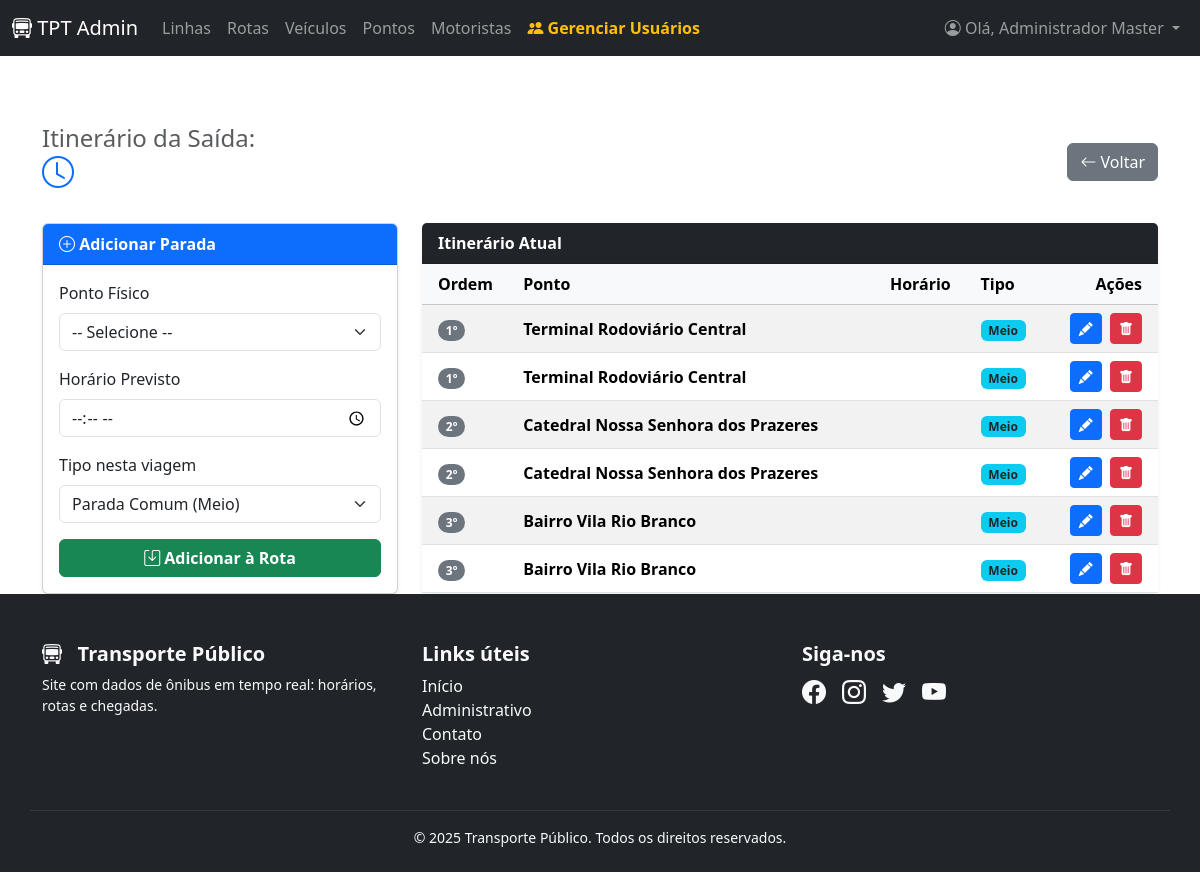
Page /admin/rotas_pontos.php (signed in) on the committed database.
### tables this page shows
CREATE TABLE tbrotas (
    id_rota INT PRIMARY KEY AUTO_INCREMENT,
    id_linha INT NOT NULL,    
    id_horario INT NOT NULL,  
    id_ponto INT NOT NULL,    
    ordem INT NOT NULL,       
    
    horario_previsto TIME DEFAULT NULL,  
    tipo_ponto VARCHAR(20) DEFAULT 'meio',  

     
    FOREIGN KEY (id_linha) REFERENCES tblinhas(id_linha) ON DELETE CASCADE,
    FOREIGN KEY (id_horario) REFERENCES tbhorario_programados(id_horario) ON DELETE CASCADE,
    FOREIGN KEY (id_ponto) REFERENCES tbpontos(id_ponto) ON DELETE CASCADE
);

CREATE TABLE tbpontos (
    id_ponto INT PRIMARY KEY AUTO_INCREMENT,
    nome VARCHAR(100) NOT NULL,
    latitude DECIMAL(10,6) NOT NULL,
    longitude DECIMAL(10,6) NOT NULL
);

### admin/rotas_pontos.php (the view, shortened to what this page needs)
<?php
include("../connections/db_connect.php");
$id_horario = $_GET['id_horario'];
$id_linha   = $_GET['id_linha'];
mysqli_select_db($conn, "TransportePublico_ti19");
$info_horario = $conn->query("SELECT * FROM tbhorario_programados WHERE id_horario = '$id_horario'")->fetch_assoc();
$pontos_rota = $conn->query("
    SELECT R.*, P.nome, R.tipo_ponto as tipo_rota
    FROM tbrotas R
    JOIN tbpontos P ON R.id_ponto = P.id_ponto
    WHERE R.id_horario = '$id_horario'
    ORDER BY R.ordem ASC
");
include '../admin/header.php';
?>
<div class="container mt-5">
    <div class="d-flex justify-content-between align-items-center mb-4">
        <div>
            <h4 class="text-muted mb-0">Itinerário da Saída:</h4>
            <h2 class="text-primary fw-bold">
                <i class="bi bi-clock"></i> <?php echo substr($info_horario['horario_partida'], 0, 5); ?>
            </h2>
        </div>
        <a href="rotas_gerenciar.php?id_linha=<?php echo $id_linha; ?>" class="btn btn-secondary">
            <i class="bi bi-arrow-left"></i> Voltar
        </a>
    </div>
    <div class="row">
        <div class="col-md-4">
            <div class="card shadow-sm sticky-top" style="top: 20px;">
                <div class="card-header bg-primary text-white fw-bold">
                    <i class="bi bi-plus-circle"></i> Adicionar Parada
                </div>
                <div class="card-body">
                    <form method="post">
                        <div class="mb-3">
                            <label class="form-label">Ponto Físico</label>
                            <select name="id_ponto" class="form-select select2" required>
                                <option value="">-- Selecione --</option>
                            </select>
                        </div>
                        <div class="mb-3">
                            <label class="form-label">Horário Previsto</label>
                            <input type="time" name="horario_previsto" class="form-control" required value="<?php echo $info_horario['horario_partida']; ?>">
                        </div>
                        <div class="mb-3">
                            <label class="form-label">Tipo nesta viagem</label>
                            <select name="tipo_ponto" class="form-select">
                                <option value="meio" selected>Parada Comum (Meio)</option>
                            </select>
                        </div>
                        <button type="submit" class="btn btn-success w-100 fw-bold">
                            <i class="bi bi-save"></i> Adicionar à Rota
                        </button>
                    </form>
                </div>
            </div>
        </div>
        <div class="col-md-8">
            <div class="card shadow-sm border-0">
                <div class="card-header bg-dark text-white fw-bold">
                    Itinerário Atual
                </div>
                <div class="card-body p-0">
                    <div class="table-responsive">
                        <table class="table table-hover table-striped mb-0 align-middle">
                            <thead class="table-light">
                                <tr>
                                    <th class="ps-3">Ordem</th>
                                    <th>Ponto</th>
                                    <th>Horário</th>
                                    <th>Tipo</th>
                                    <th class="text-end pe-3">Ações</th>
                                </tr>
                            </thead>
                            <tbody>
                                <?php if($pontos_rota->num_rows > 0): ?>
                                    <?php while($rota = $pontos_rota->fetch_assoc()): ?>
                                        <tr>
                                            <td class="ps-3"><span class="badge bg-secondary rounded-pill"><?php echo $rota['ordem']; ?>º</span></td>
                                            <td class="fw-bold"><?php echo $rota['nome']; ?></td>
                                            <td><?php echo substr($rota['horario_previsto'], 0, 5); ?></td>
                                            <td>
                                                <?php
                                                if($rota['tipo_rota'] == 'inicio') echo '<span class="badge bg-success">Início</span>';
                                                elseif($rota['tipo_rota'] == 'fim') echo '<span class="badge bg-danger">Fim</span>';
                                                else echo '<span class="badge bg-info text-dark">Meio</span>';
                                                ?>
                                            </td>
                                            <td class="text-end pe-3">
                                                <button class="btn btn-primary btn-sm rounded-1 btn-editar"
                                                        data-bs-toggle="modal"
                                                        data-bs-target="#modalEditar"
                                                        data-id="<?php echo $rota['id_rota']; ?>"
                                                        data-nome="<?php echo $rota['nome']; ?>"
                                                        data-horario="<?php echo $rota['horario_previsto']; ?>"
                                                        data-tipo="<?php echo $rota['tipo_rota']; ?>">
                                                    <i class="bi bi-pencil-fill"></i>
                                                </button>
                                                <button class="btn btn-danger btn-sm rounded-1 ms-1"
                                                        data-bs-toggle="modal"
                                                        data-bs-target="#modalExcluir"
                                                        data-nome="<?php echo $rota['nome']; ?>"
                                                        data-url="?id_horario=<?php echo $id_horario; ?>&id_linha=<?php echo $id_linha; ?>&del_rota=<?php echo $rota['id_rota']; ?>">
                                                    <i class="bi bi-trash-fill"></i>
                                                </button>
                                            </td>
                                        </tr>
                                    <?php endwhile; ?>
                                <?php endif; ?>
                            </tbody>
                        </table>
                    </div>
                </div>
            </div>
        </div>
    </div>
</div>
<?php include '../admin/footer.php'; ?>

### admin/header.php (shortened to what this page needs)
<!DOCTYPE html>
<html lang="pt-br">
<head>
    <link rel="stylesheet" href="../css/bootstrap.css">
    <link rel="stylesheet" href="../css/bootstrap-icons.css">
    <link rel="stylesheet" href="../css/meu_estilo.css">
    <link rel="stylesheet" href="../css/fonts.css">
</head>
<body>
<nav class="navbar navbar-expand-lg navbar-dark bg-dark sticky-top">
  <div class="container-fluid">
    <a class="navbar-brand" href="adm_options.php">
        <i class="bi bi-bus-front"></i> TPT Admin
    </a>
    <div class="collapse navbar-collapse" id="navbarNav">
      <ul class="navbar-nav me-auto mb-2 mb-lg-0">
        <li class="nav-item">
          <a class="nav-link" href="linhas.php">Linhas</a>
        </li>
        <li class="nav-item">
            <a class="nav-link" href="rotas_lista.php">Rotas</a>
        </li>
        <li class="nav-item">
          <a class="nav-link" href="veiculos_lista.php">Veículos</a>
        </li>
        <li class="nav-item">
          <a class="nav-link" href="pontos_lista.php">Pontos</a>
        </li>
        <li class="nav-item">
          <a class="nav-link" href="motoristas_lista.php">Motoristas</a>
        </li>
        <?php if (isset($_SESSION['nivel_usuario']) && $_SESSION['nivel_usuario'] === 'admin'): ?>
        <li class="nav-item">
            <a class="nav-link text-warning fw-bold" href="usuarios_lista.php">
                <i class="bi bi-people-fill"></i> Gerenciar Usuários
            </a>
        </li>
        <?php endif; ?>
      </ul>
      <ul class="navbar-nav">
          <li class="nav-item dropdown">
              <a class="nav-link dropdown-toggle" href="#" id="navbarDropdown" role="button" data-bs-toggle="dropdown" aria-expanded="false">
                 <i class="bi bi-person-circle"></i> Olá, <?php echo $_SESSION['nome_usuario'] ?? 'Visitante'; ?>
              </a>
          </li>
      </ul>
    </div>
  </div>
</nav>
<main class="container" style="padding-top: 20px;">
    </main>
</body>
</html>

### admin/footer.php (shortened to what this page needs)
<!DOCTYPE html>
<html lang="pt-br">
<head>
    <link rel="stylesheet" href="../css/meu_estilo.css">
    <link rel="stylesheet" href="../css/fonts.css">
    <link rel="stylesheet" href="../css/bootstrap.css">
    <link rel="stylesheet" href="../css/bootstrap-icons.css">
</head>
<body>
    <footer class="bg-dark text-light pt-5 pb-4">
        <div class="container">
            <div class="row">
            <div class="col-md-4 mb-4">
                <h5 class="fw-bold"><strong class="bi bi-bus-front"></strong>&nbsp;&nbsp;&nbsp;Transporte Público</h5>
                <p class="small">
                Site com dados de ônibus em tempo real: horários, rotas e chegadas.
                </p>
            </div>
            <div class="col-md-4 mb-4">
                <h5 class="fw-bold">Links úteis</h5>
                <ul class="list-unstyled">
                <li><a href="#" class="text-light text-decoration-none">Início</a></li>
                <li><a href="#" class="text-light text-decoration-none">Administrativo</a></li>
                <li><a href="#" class="text-light text-decoration-none">Contato</a></li>
                <li><a href="#" class="text-light text-decoration-none">Sobre nós</a></li>
                </ul>
            </div>
            <div class="col-md-4 mb-4">
                <h5 class="fw-bold">Siga-nos</h5>
                <div class="d-flex gap-3">
                <a href="#" class="text-light fs-4"><i class="bi bi-facebook"></i></a>
                <a href="#" class="text-light fs-4"><i class="bi bi-instagram"></i></a>
                <a href="#" class="text-light fs-4"><i class="bi bi-twitter"></i></a>
                <a href="#" class="text-light fs-4"><i class="bi bi-youtube"></i></a>
                </div>
            </div>
            <hr class="border-secondary">
            <div class="text-center small">
            © 2025 Transporte Público. Todos os direitos reservados.
            </div>
        </div>
    </footer>
</body>
</html>

### css/meu_estilo.css (style rules this page uses)
body { background-color: #f4f7f6; font-family: 'Segoe UI', Tahoma, Geneva, Verdana, sans-serif; }
footer { margin-top: auto; }

### rows in the picture
tbrotas: ordem "1", id_ponto.nome "Terminal Rodoviário Central", tipo_ponto "Meio"
tbrotas: ordem "1", id_ponto.nome "Terminal Rodoviário Central", tipo_ponto "Meio"
tbrotas: ordem "2", id_ponto.nome "Catedral Nossa Senhora dos Prazeres", tipo_ponto "Meio"
tbrotas: ordem "2", id_ponto.nome "Catedral Nossa Senhora dos Prazeres", tipo_ponto "Meio"
tbrotas: ordem "3", id_ponto.nome "Bairro Vila Rio Branco", tipo_ponto "Meio"
tbrotas: ordem "3", id_ponto.nome "Bairro Vila Rio Branco", tipo_ponto "Meio"

### other values in the picture
$_SESSION['nome_usuario'] "Administrador Master"
